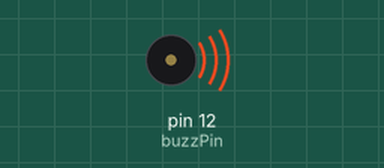
Recording of a sketch running on a simulated Arduino Uno, built with avr-gcc and run on an emulated ATmega328P. Shown: buzzer (waves = sounding).

Above: at 0.2 s.
At 8.7 s:
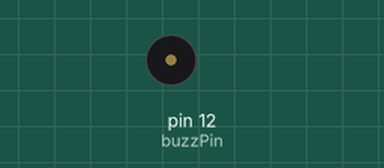
Timing chart, 0 to 13.0 s (numbered marks = the images above):
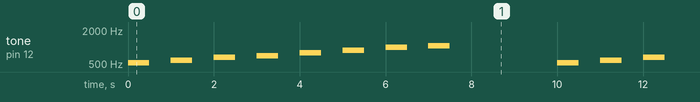

The sketch:

Passive_Buzzer_Musical_Tones.ino
```cpp
#include <pitches.h>
int buzzPin = 12;
int melody [] = { NOTE_C5, NOTE_D5, NOTE_E5, NOTE_F5, NOTE_G5, NOTE_A5, NOTE_B5, NOTE_C6};
int duration = 500;

void setup() {
}

void loop() {
  for(int i = 0; i < 8; i++) {
    tone(buzzPin, melody[i], duration);
    delay(1000);
  }

  delay(2000);
}
```

Measured:
- by itself, tone on pin 12 (buzzPin): repeats every 10.0 s: silent 0.50 s, 587 Hz 0.50 s, silent 0.50 s, 659 Hz 0.50 s, silent 0.50 s, 698 Hz 0.50 s, silent 0.50 s, 784 Hz 0.50 s, silent 0.50 s, 880 Hz 0.50 s, silent 0.50 s, 988 Hz 0.50 s, silent 0.50 s, 1047 Hz 0.50 s, silent 2.5 s, 523 Hz 0.50 s
